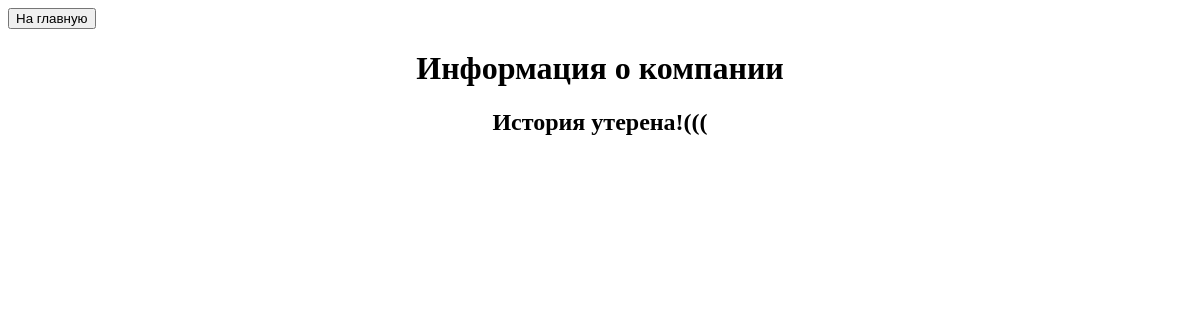
Before: /home/info/ with the older database file.
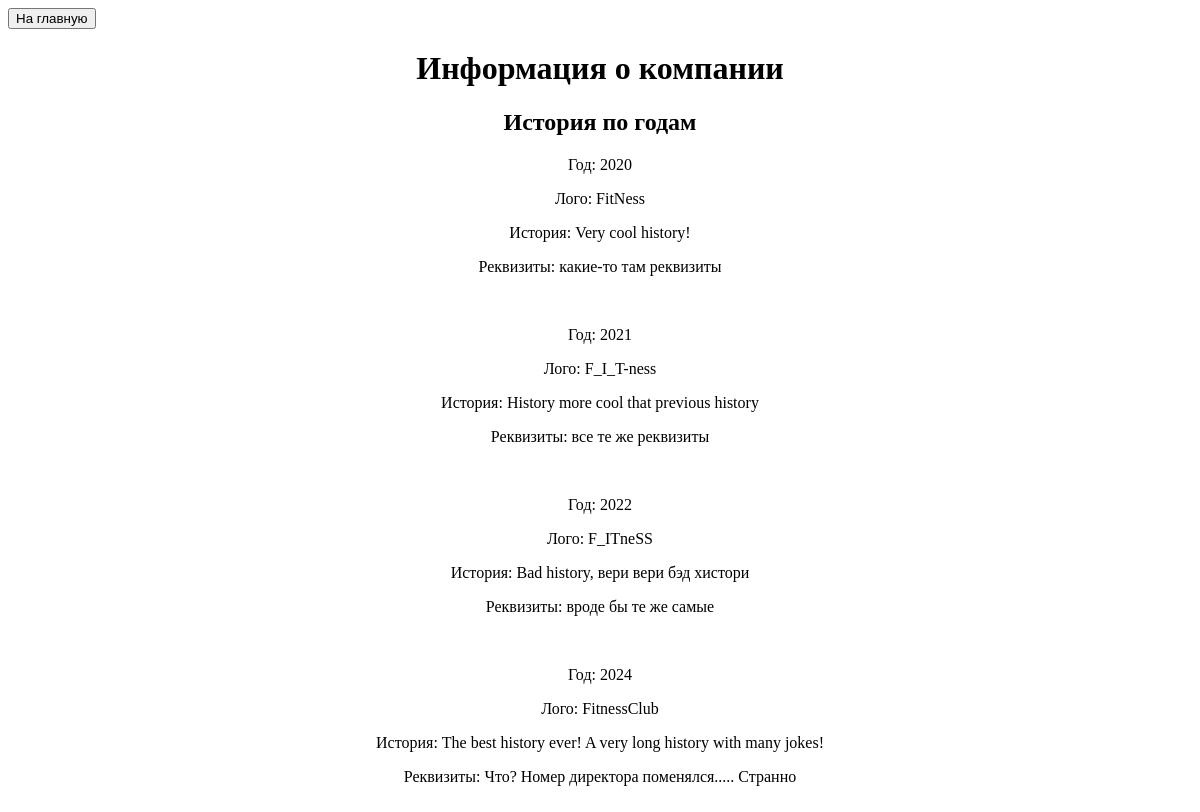
After: the same page with the newer database file.
### common_tasks/models.py (models this page shows)
class CompanyInfo(models.Model):
    logo = models.CharField(max_length=20)
    history = models.TextField()
    requisites = models.TextField()
    date = models.DateField()

### common_tasks/views.py (the view)
# urls.py: path('info/', common_view.company_info_page, name='info'),
def company_info_page(request):
    info = CompanyInfo.objects.order_by("date")
    return render(request, "CompanyInfoPage.html", {'info': info})

### common_tasks/templates/CompanyInfoPage.html (shortened to what this page needs)
<!DOCTYPE html>
<html lang="en">
<head>
</head>
<header>
    <a href="{% url 'home' %}"><button>На главную</button></a>
</header>
<body>
<div align="center">
    <h1> Информация о компании </h1>
    {% if info %}
    <h2> История по годам </h2>
    {% for el in info %}
        <p>Год:  {{el.date|date:"Y"}}</p>
        <p>Лого: {{el.logo}}</p>
        <p>История: {{el.history}}</p>
        <p>Реквизиты: {{el.requisites}}</p>
        <br/>
    {% endfor %}
    {% else %}
        <h2>История утерена!(((</h2>
    {% endif %}
</div>
</body>
</html>

Changed rows visible on the page:
added CompanyInfo: date "2020", logo "FitNess", history "Very cool history!", requisites "какие-то там реквизиты"
added CompanyInfo: date "2021", logo "F_I_T-ness", history "History more cool that previous history", requisites "все те же реквизиты"
added CompanyInfo: date "2022", logo "F_ITneSS", history "Bad history, вери вери бэд хистори", requisites "вроде бы те же самые"
added CompanyInfo: date "2024", logo "FitnessClub", history "The best history ever! A very long history with many jokes!", requisites "Что? Номер директора поменялся..... Странно"
Other visible differences:
text no longer shown: "История утерена!((("
text now shown: "История по годам"
